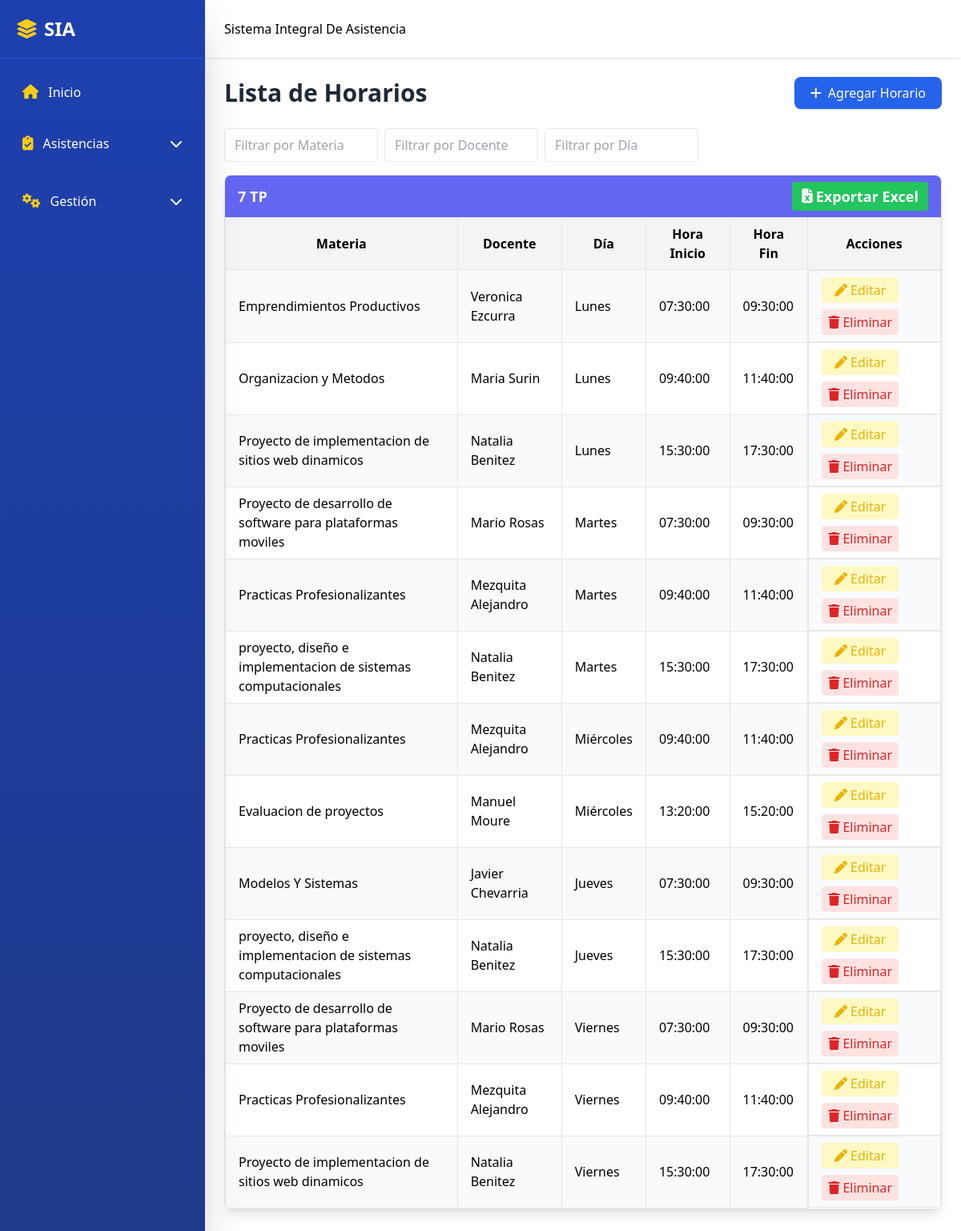
Page /schedules.php on the committed database.
### tables this page shows
CREATE TABLE `schedules` (
  `schedule_id` int(11) NOT NULL,
  `course_id` int(11) NOT NULL,
  `subject_id` int(11) NOT NULL,
  `teacher_id` int(11) NOT NULL,
  `weekday` enum('monday','tuesday','wednesday','thursday','friday','saturday') NOT NULL,
  `start_time` time NOT NULL,
  `end_time` time NOT NULL
);

CREATE TABLE `subjects` (
  `subject_id` int(11) NOT NULL,
  `name` varchar(100) NOT NULL,
  `description` text DEFAULT NULL,
  `course_id` int(11) DEFAULT NULL,
  `turno` enum('mañana','tarde') NOT NULL
);

CREATE TABLE `teachers` (
  `teacher_id` int(11) NOT NULL,
  `user_id` int(11) NOT NULL,
  `first_name` varchar(50) NOT NULL,
  `last_name` varchar(50) NOT NULL
);

### schedules.php (the view, shortened to what this page needs)
<?php
include 'includes/header.php';
include 'includes/sidebar.php';
include 'includes/navbar.php';
include 'includes/conn.php';
?>
<div class="flex-1 md:ml-64 transition-all duration-300">
  <br><br><br>
  <main class="pt-20 p-4 md:p-6">
    <div class="flex flex-col md:flex-row justify-between items-start md:items-center mb-6 gap-3 md:gap-0">
      <h1 class="text-3xl font-bold text-gray-800">Lista de Horarios</h1>
      <a href="javascript:void(0)" onclick="openModal('addScheduleModal')" class="inline-flex items-center bg-blue-600 text-white px-5 py-2 rounded-lg shadow hover:bg-blue-700 transition w-full md:w-auto justify-center">
        <i class="fa-solid fa-plus mr-2"></i> Agregar Horario
      </a>
    </div>
    <div class="flex flex-wrap gap-2 mb-4">
      <input type="text" id="filterSubject" placeholder="Filtrar por Materia" class="px-3 py-2 border rounded w-48">
      <input type="text" id="filterTeacher" placeholder="Filtrar por Docente" class="px-3 py-2 border rounded w-48">
      <input type="text" id="filterWeekday" placeholder="Filtrar por Día" class="px-3 py-2 border rounded w-48">
    </div>
    <?php
    try {
        $sql = "SELECT sch.schedule_id,
                       c.course_id, c.name AS course_name,
                       sub.subject_id, sub.name AS subject_name,
                       t.teacher_id, t.first_name AS teacher_first, t.last_name AS teacher_last,
                       sch.weekday, sch.start_time, sch.end_time
                FROM schedules sch
                LEFT JOIN courses c ON sch.course_id = c.course_id
                LEFT JOIN subjects sub ON sch.subject_id = sub.subject_id
                LEFT JOIN teachers t ON sch.teacher_id = t.teacher_id
                WHERE sch.weekday != 'Saturday'
                ORDER BY c.course_id, sch.weekday, sch.start_time";
        $stmt = $conn->query($sql);
        $schedules = $stmt->fetchAll();
        if ($schedules) {
            $grouped = [];
            foreach ($schedules as $sch) {
                $grouped[$sch['course_name']][] = $sch;
            }
            $weekdays_es = [
                'monday'    => 'Lunes',
                'tuesday'   => 'Martes',
                'wednesday' => 'Miércoles',
                'thursday'  => 'Jueves',
                'friday'    => 'Viernes'
            ];
            foreach ($grouped as $course => $courseSchedules) {
                echo "<div class='mb-6 border rounded-lg shadow-lg overflow-hidden'>";
                echo "<div class='bg-indigo-500 text-white px-4 py-2 font-bold text-lg flex justify-between items-center'>";
                echo "<span>{$course}</span>";
                echo "<a href='export_schedule.php?course_id={$courseSchedules[0]['course_id']}'
                        class='bg-green-500 hover:bg-green-700 text-white px-3 py-1 rounded flex items-center'>
                        <i class='fa-solid fa-file-excel mr-1'></i> Exportar Excel
                      </a>";
                echo "</div>";
                echo "<div class='overflow-x-auto'>";
                echo "<table class='min-w-full border-collapse' id='schedulesTable'>";
                echo "<thead class='bg-gray-100'>
                        <tr>
                          <th class='px-4 py-2 border'>Materia</th>
                          <th class='px-4 py-2 border'>Docente</th>
                          <th class='px-4 py-2 border'>Día</th>
                          <th class='px-4 py-2 border'>Hora Inicio</th>
                          <th class='px-4 py-2 border'>Hora Fin</th>
                          <th class='px-4 py-2 border'>Acciones</th>
                        </tr>
                      </thead>";
                echo "<tbody>";
                foreach ($courseSchedules as $i => $sch) {
                    $rowClass = $i % 2 === 0 ? 'bg-gray-50' : 'bg-white';
                    $weekday_es = $weekdays_es[strtolower($sch['weekday'])] ?? ucfirst($sch['weekday']);
                    echo "<tr class='hover:bg-gray-100 {$rowClass}'>";
                    echo "<td class='px-4 py-2 border'>{$sch['subject_name']}</td>";
                    echo "<td class='px-4 py-2 border'>{$sch['teacher_first']} {$sch['teacher_last']}</td>";
                    echo "<td class='px-4 py-2 border'>{$weekday_es}</td>";
                    echo "<td class='px-4 py-2 border'>{$sch['start_time']}</td>";
                    echo "<td class='px-4 py-2 border'>{$sch['end_time']}</td>";
                    echo "<td class='px-4 py-2 border flex flex-wrap gap-2'>
                            <a href='javascript:void(0)'
                               onclick='openEditModalSchedule(".json_encode($sch).")'
                               class='text-yellow-500 hover:text-yellow-700 bg-yellow-100 px-3 py-1 rounded flex items-center justify-center w-24'>
                               <i class='fa-solid fa-pen mr-1'></i>Editar
                            </a>
                            <a href='schedules_back/delete_schedule.php?id={$sch['schedule_id']}'
                               class='text-red-600 hover:text-red-800 bg-red-100 px-3 py-1 rounded flex items-center justify-center w-24'
                               onclick=\"return confirm('¿Estás seguro de eliminar este horario?')\">
                               <i class='fa-solid fa-trash mr-1'></i>Eliminar
                            </a>
                          </td>";
                    echo "</tr>";
                }
                echo "</tbody></table></div></div>";
            }
        } else {
            echo "<p class='text-center text-gray-500'>No hay horarios registrados</p>";
        }
    } catch (PDOException $e) {
        echo "<p class='text-center text-red-600'>Error: {$e->getMessage()}</p>";
    }
    ?>
  </main>
</div>

### includes/header.php (shortened to what this page needs)
<!DOCTYPE html>
<html lang="es">
<head>
  <script src="https://cdn.tailwindcss.com" defer></script>
  <link rel="stylesheet" href="https://cdn.jsdelivr.net/npm/swiper@11/swiper-bundle.min.css"/>
  <link rel="stylesheet" href="https://cdnjs.cloudflare.com/ajax/libs/font-awesome/6.5.2/css/all.min.css"/>
</head>
<body class="flex">

### includes/sidebar.php (shortened to what this page needs)
<aside id="sidebar" class="fixed top-0 left-0 h-screen w-64 bg-gradient-to-b from-blue-800 to-blue-900 text-white shadow-2xl flex flex-col transform -translate-x-full md:translate-x-0 transition-transform duration-300 ease-in-out z-50">
  <div class="p-5 text-2xl font-bold border-b border-blue-700 flex justify-between items-center">
    <span class="flex items-center"><i class="fas fa-layer-group mr-2 text-yellow-400"></i> SIA</span>
  </div>
  <nav class="flex-1 p-4 overflow-y-auto">
    <ul class="space-y-3">
      <li>
        <a href="index.php" class="flex items-center p-3 rounded-lg hover:bg-blue-700 transition-all relative">
          <i class="fas fa-home mr-3 text-lg text-yellow-400"></i>
          <span class="font-medium">Inicio</span>
        </a>
      </li>
      <li>
        <button class="flex items-center justify-between w-full p-3 rounded-lg hover:bg-blue-700 focus:outline-none transition-all relative"
                onclick="this.nextElementSibling.classList.toggle('max-h-0'); this.nextElementSibling.classList.toggle('max-h-96');">
          <span class="flex items-center">
            <i class="fas fa-clipboard-check mr-3 text-lg text-yellow-400"></i>
            <span class="font-medium">Asistencias</span>
          </span>
          <i class="fas fa-chevron-down transition-transform duration-300"></i>
        </button>
      </li>
      <li>
        <button class="flex items-center justify-between w-full p-3 rounded-lg hover:bg-blue-700 focus:outline-none transition-all relative"
                onclick="this.nextElementSibling.classList.toggle('max-h-0'); this.nextElementSibling.classList.toggle('max-h-96');">
          <span class="flex items-center">
            <i class="fas fa-cogs mr-3 text-lg text-yellow-400"></i>
            <span class="font-medium">Gestión</span>
          </span>
          <i class="fas fa-chevron-down transition-transform duration-300"></i>
        </button>
      </li>
    </ul>
  </nav>
</aside>

### includes/navbar.php (shortened to what this page needs)
<header class="fixed top-0 left-0 md:left-64 right-0 bg-white shadow flex justify-between items-center p-6 z-30 transition-all duration-300">
  <div class="flex items-center space-x-4">
    <div class="flex items-center space-x-2">
      <span class="font-medium">Sistema Integral De Asistencia</span>
    </div>
  </div>
</header>

### rows in the picture
schedules: course "7 TP", subject.name "Emprendimientos Productivos", teacher.first_name "Veronica", teacher.last_name "Ezcurra", weekday "Lunes", start_time "07:30:00", end_time "09:30:00"
schedules: subject.name "Organizacion y Metodos", teacher.first_name "Maria", teacher.last_name "Surin", weekday "Lunes", start_time "09:40:00", end_time "11:40:00"
schedules: subject.name "Proyecto de implementacion de sitios web dinamicos", teacher.first_name "Natalia", teacher.last_name "Benitez", weekday "Lunes", start_time "15:30:00", end_time "17:30:00"
schedules: subject.name "Proyecto de desarrollo de software para plataformas moviles", teacher.first_name "Mario", teacher.last_name "Rosas", weekday "Martes", start_time "07:30:00", end_time "09:30:00"
schedules: subject.name "Practicas Profesionalizantes", teacher.first_name "Mezquita", teacher.last_name "Alejandro", weekday "Martes", start_time "09:40:00", end_time "11:40:00"
schedules: subject.name "proyecto, diseño e implementacion de sistemas computacionales", teacher.first_name "Natalia", teacher.last_name "Benitez", weekday "Martes", start_time "15:30:00", end_time "17:30:00"
schedules: subject.name "Practicas Profesionalizantes", teacher.first_name "Mezquita", teacher.last_name "Alejandro", weekday "Miércoles", start_time "09:40:00", end_time "11:40:00"
schedules: subject.name "Evaluacion de proyectos", teacher.first_name "Manuel", teacher.last_name "Moure", weekday "Miércoles", start_time "13:20:00", end_time "15:20:00"
schedules: subject.name "Modelos Y Sistemas", teacher.first_name "Javier", teacher.last_name "Chevarria", weekday "Jueves", start_time "07:30:00", end_time "09:30:00"
schedules: subject.name "proyecto, diseño e implementacion de sistemas computacionales", teacher.first_name "Natalia", teacher.last_name "Benitez", weekday "Jueves", start_time "15:30:00", end_time "17:30:00"
schedules: subject.name "Proyecto de desarrollo de software para plataformas moviles", teacher.first_name "Mario", teacher.last_name "Rosas", weekday "Viernes", start_time "07:30:00", end_time "09:30:00"
schedules: subject.name "Practicas Profesionalizantes", teacher.first_name "Mezquita", teacher.last_name "Alejandro", weekday "Viernes", start_time "09:40:00", end_time "11:40:00"
schedules: subject.name "Proyecto de implementacion de sitios web dinamicos", teacher.first_name "Natalia", teacher.last_name "Benitez", weekday "Viernes", start_time "15:30:00", end_time "17:30:00"
